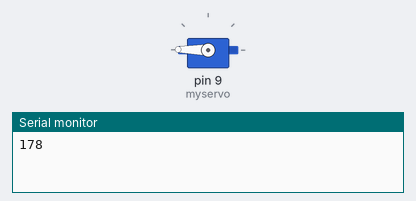
A sketch run on a simulated Arduino Uno, built with avr-gcc and run on an emulated ATmega328P. Shown: servo, the last lines printed to the serial monitor.

Above: at 0.1 s.
At 8.91 s:
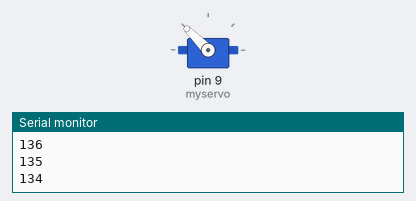
At 17.72 s:
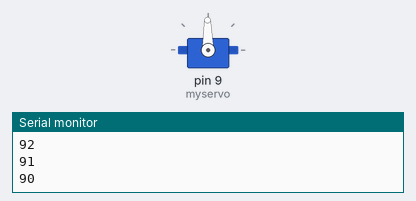
At 35.5 s:
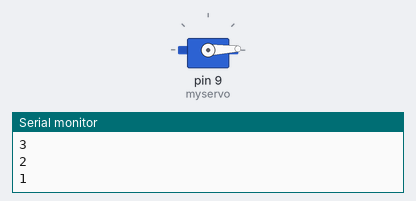
Timing chart, 0 to 37.0 s (numbered marks = the images above):
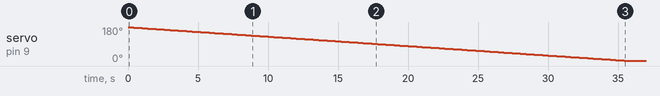

Measured:
- by itself, servo on pin 9 (myservo): moves from 179° to 2° over 35.2 s

The sketch:

calibrateServo.ino
```cpp
/*
Moves the motor to the last position
and move it back towards the position 0.
*/
#include <Servo.h>
#define MIN 1
#define MAX 180

Servo myservo;
int angle = 179;
void setup() {
  // put your setup code here, to run once:
Serial.begin(115200);
myservo.attach(9);
}

void loop() {
  // put your main code here, to run repeatedly:
  if (angle > MIN && angle < MAX) {
    myservo.write(angle);
    angle--;
    Serial.println(angle);
  }
  delay(200);
}
```
